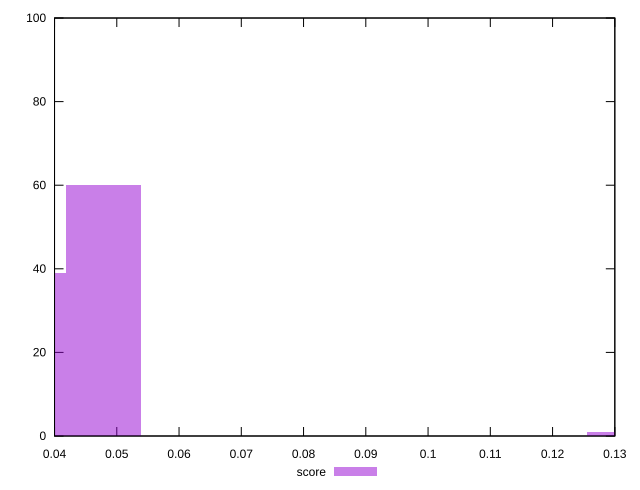

Write the gnuplot code that produced this figure.
reset

$score <<EOF
0.047845791808171036 60
0.03588434385612828 39
0.13157592747247035 1
EOF

set key outside below
set boxwidth 0.011961447952042759
set xrange [0.04:0.13]
set yrange [0:100]
set trange [0:100]
set style fill transparent solid 0.5 noborder
set terminal svg size 640, 490 enhanced background rgb 'white'
set output "reports/report_00030_2021-02-24T20-42-31.540Z/uses-long-cache-ttl/samples/astro/score/histogram.svg"

plot $score title "score" with boxes

reset
